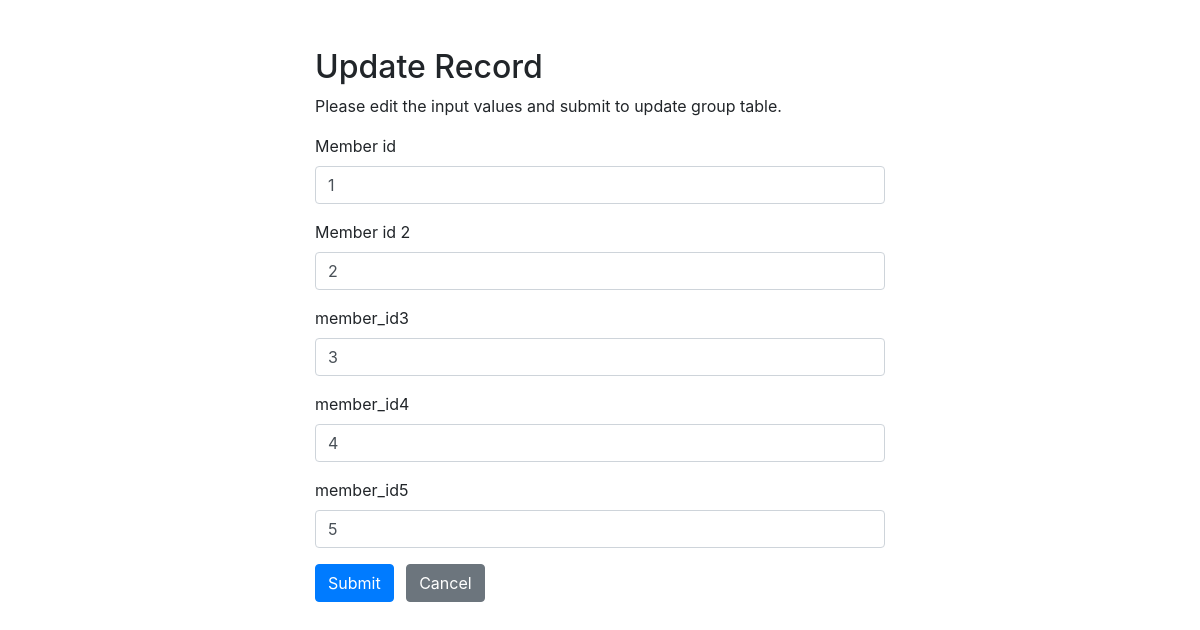
/updatestudygroupmembers.php?group_ids=1, run on the app's committed database.
### tables this page shows
CREATE TABLE `groupmembers` (
  `group_ids` int(11) DEFAULT NULL,
  `member_id` int(11) DEFAULT NULL,
  `member_id2` int(11) DEFAULT NULL,
  `member_id3` int(11) DEFAULT NULL,
  `member_id4` int(11) DEFAULT NULL,
  `member_id5` int(11) DEFAULT NULL
);

### updatestudygroupmembers.php (the view, shortened to what this page needs)
<?php
require_once 'dbconn.php';
$member_id = $member_id2 = $member_id3 = $member_id4  = $member_id5 = ''
;
$member_id_err = $member_id2_err = $member_id3_err = $member_id4_err = $member_id5_err =
    '';
if (isset($_POST['group_ids']) && !empty($_POST['group_ids'])) {
    $group_ids = $_POST['group_ids'];
   $input_member_id = trim($_POST['member_id']);
   if (empty($input_member_id)) {
       $member_id_err = 'Please enter an id';
   } else {
       $member_id = $input_member_id;
   }
    $input_member_id2 = trim($_POST['member_id2']);
    if (empty($input_member_id2)) {
        $member_id2_err = 'Please enter an id';
    } else {
        $member_id2 = $input_member_id2;
    }
    $input_member_id3 = trim($_POST['member_id3']);
    if (empty($input_member_id3)) {
       $member_id3_err = 'Please enter an id';
    } else {
        $member_id3 = $input_member_id3;
    }
    $input_member_id4 = trim($_POST['member_id4']);
    if (empty($input_member_id4)) {
        $member_id4_err = 'Please enter an id';
    } else {
        $member_id4 = $input_member_id4;
    }
    $input_member_id5 = trim($_POST['member_id5']);
    if (empty($input_member_id5)) {
        $member_id5_err = 'Please enter an id';
    } else {
        $member_id5 = $input_member_id5;
    }
    if (
        empty($member_id_err) &&
        empty($member_id2_err) &&
        empty($member_id3_err) &&
        empty($member_id4_err) &&
        empty($member_id5_err)
      ) {
        $sql =
            'UPDATE groupmembers SET `member_id`=?,`member_id2`=?,`member_id3`=?,`member_id4`=?,`member_id5`=? WHERE `group_ids`=?';
        if ($stmt = mysqli_prepare($link, $sql)) {
            $param_group_ids = $group_ids;
            $param_member_id = $member_id;
            $param_member_id2 = $member_id2;
            $param_member_id3 = $member_id3;
            $param_member_id4 = $member_id4;
            $param_member_id5 = $member_id5;
            mysqli_stmt_bind_param(
                $stmt,
                'iiiiii',
                $param_group_ids,
                $param_member_id,
                $param_member_id2,
                $param_member_id3,
                $param_member_id4,
                $param_member_id5
            );
            if (mysqli_stmt_execute($stmt)) {
                header('location: viewstudygroupmembers.php');
                exit();
            } else {
                echo 'Oops! Something went wrong. Please try again later.';
            }
        }
        mysqli_stmt_close($stmt);
    }
    mysqli_close($link);
} else {
    if (isset($_GET['group_ids']) && !empty(trim($_GET['group_ids']))) {
        $sql = 'SELECT * FROM groupmembers WHERE group_ids = ?';
        if ($stmt = mysqli_prepare($link, $sql)) {
            mysqli_stmt_bind_param($stmt, 'i', $param_group_ids);
            if (mysqli_stmt_execute($stmt)) {
                $result = mysqli_stmt_get_result($stmt);
                if (mysqli_num_rows($result) == 1) {
                    $row = mysqli_fetch_array($result, MYSQLI_ASSOC);
                    $member_id = $row['member_id'];
                    $member_id2 = $row['member_id2'];
                    $member_id3 = $row['member_id3'];
                    $member_id4 = $row['member_id4'];
                    $member_id5 = $row['member_id5'];
                } else {
                    header('location: error.php');
                    exit();
                }
            } else {
                echo 'Oops! Something went wrong. Please try again later.';
            }
        }
    } else {
        header('location: error.php');
        exit();
    }
}
?>
<!DOCTYPE html>
<html lang="en">
<head>
    <link rel="stylesheet" href="https://stackpath.bootstrapcdn.com/bootstrap/4.5.2/css/bootstrap.min.css">
</head>
<body>
    <div class="wrapper">
        <div class="container-fluid">
            <div class="row">
                <div class="col-md-12">
                    <h2 class="mt-5">Update Record</h2>
                    <p>Please edit the input values and submit to update group table.</p>
                    <form action="" method="POST">
                        <div class="form-group">
                        <div class="form-group">
                            <label>Member id</label>
                            <input type="text" name="member_id" class="form-control
                            <?php echo !empty($member_id_err)
                                ? 'is-invalid'
                                : ''; ?>" value="<?php echo $member_id; ?>">
                        </div>
                        <div class="form-group">
                            <label>Member id 2</label>
                            <input type="text" name="member_id2" class="form-control
                            <?php echo !empty($member_id2_err)
                                ? 'is-invalid'
                                : ''; ?>" value="<?php echo $member_id2; ?>">
                        </div>
                        <div class="form-group">
                            <label>member_id3</label>
                            <input type="text" name="member_id3" class="form-control
                            <?php echo !empty($member_id3_err)
                                ? 'is-invalid'
                                : ''; ?>" value="<?php echo $member_id3; ?>">
                        </div>
                        <div class="form-group">
                            <label>member_id4</label>
                            <input type="text" name="member_id4" class="form-control
                             <?php echo !empty($member_id4_err)
                                 ? 'is-invalid'
                                 : ''; ?>" value="<?php echo $member_id4; ?>">
                        </div>
                        <div class="form-group">
                            <label>member_id5</label>
                            <input type="text" name="member_id5" class="form-control
                             <?php echo !empty($member_id5_err)
                                 ? 'is-invalid'
                                 : ''; ?>" value="<?php echo $member_id5; ?>">
                        </div>
                        <input type="submit" class="btn btn-primary" value="Submit">
                        <a href="index.php" class="btn btn-secondary ml-2">Cancel</a>
                    </form>
                </div>
            </div>
        </div>
    </div>
</body>
</html>

### updatestudygroupmembers.php (style rules this page uses)
.wrapper { width: 600px; margin: 0 auto; }

### data on the page
groupmembers: member_id "1", member_id2 "2", member_id3 "3", member_id4 "4", member_id5 "5"
